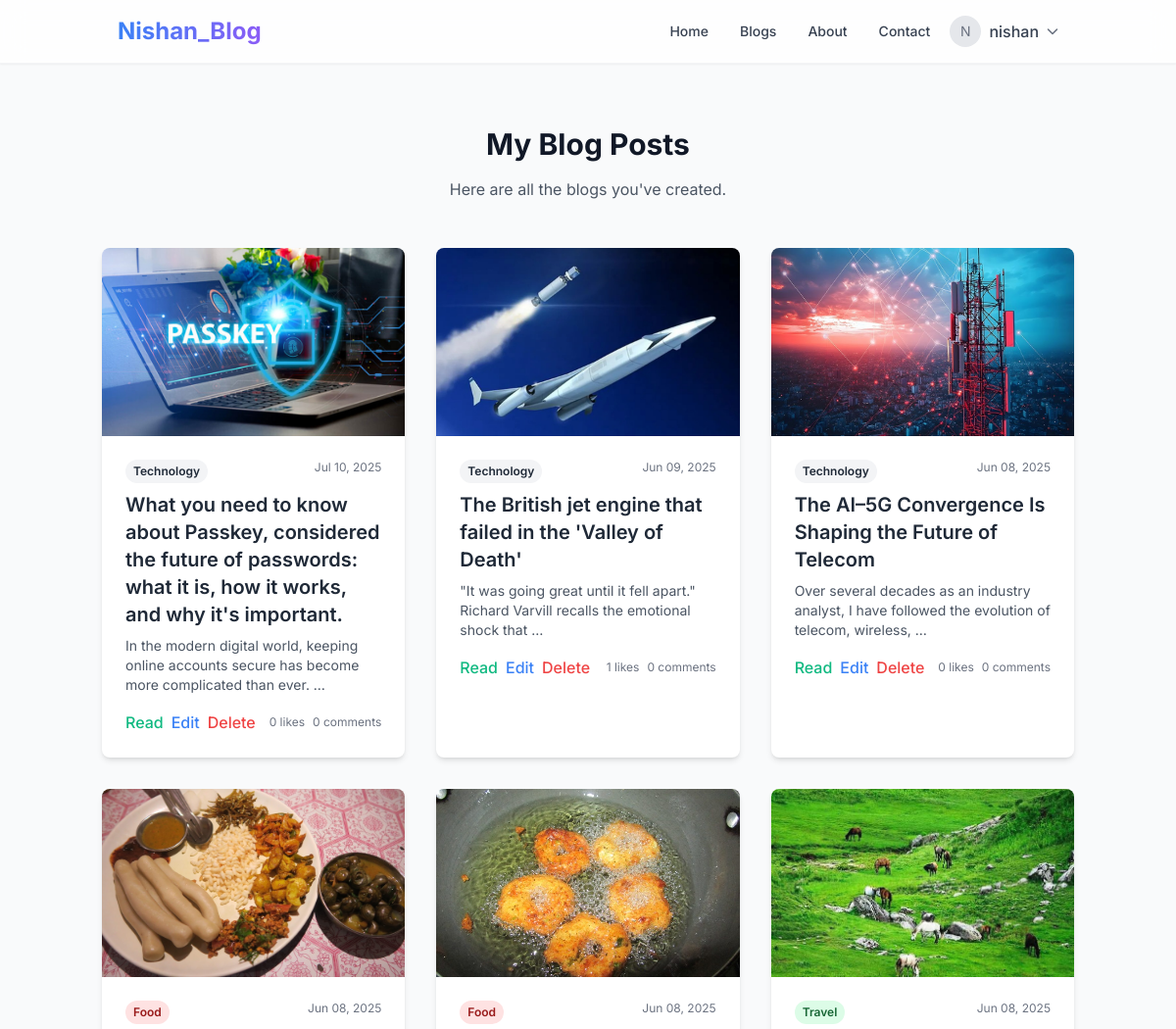
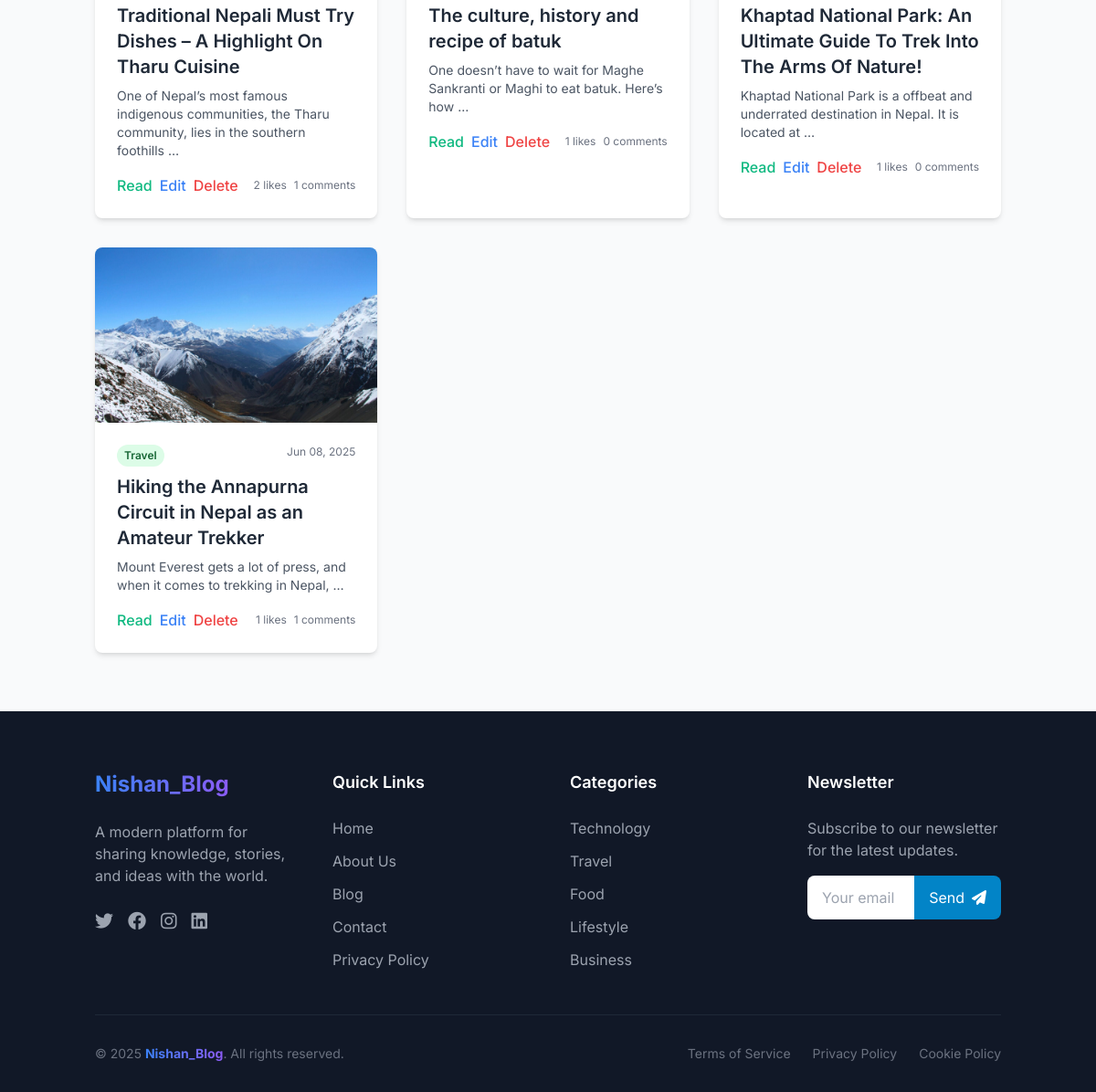
Screenshot of /my_blogs/ (signed in) with the database file from the repository (2 pictures, top to bottom).
### app/models.py (models this page shows, shortened)
class User(AbstractUser):
    roll = models.CharField(max_length=50, blank=True, null=True)
    bio = models.TextField(blank=True)
    profile_picture = models.ImageField(upload_to='profile_pics/', blank=True, null=True)
    twitter = models.URLField(blank=True, null=True)
    linkedin = models.URLField(blank=True, null=True)
    website = models.URLField(blank=True, null=True)
    class Meta:
        verbose_name = 'User'
        verbose_name_plural = 'Users'

class Blog(models.Model):
    CATEGORY_CHOICES = [
        ('Technology', 'Technology'),
        ('Travel', 'Travel'),
        ('Food', 'Food'),
        ('Lifestyle', 'Lifestyle'),
        ('Business', 'Business'),
        ('Other', 'Other'),
    ]
    title = models.CharField(max_length=255)
    content = models.TextField()
    author = models.ForeignKey(User, on_delete=models.CASCADE , related_name='blogs')
    category = models.CharField(max_length=50, choices=CATEGORY_CHOICES, default='Technology')
    image = models.ImageField(upload_to='blog_images/', blank=True, null=True)
    created_at = models.DateTimeField(default=timezone.now)

### app/views.py (the view)
# urls.py: path('my_blogs/', my_blogs, name='my_blogs'),
def my_blogs(request):
    if not request.user.is_authenticated:
        messages.error(request, "You need to be logged in to view your blogs.")
        return redirect('login')
    blogs_list = Blog.objects.filter(author=request.user).order_by('-created_at')
    paginator = Paginator(blogs_list, 9)  # Show 9 blogs per page
    page_number = request.GET.get('page')
    page_obj = paginator.get_page(page_number)
    return render(request, 'app/myblog.html', {'page_obj': page_obj, 'blogs': blogs_list})

### templates/app/myblog.html (shortened to what this page needs)
{% extends 'layout/base.html' %}
{% block content %}
<section class="py-16" id="my-blogs">
    <div class="container mx-auto px-4">
        <div class="text-center mb-12">
            <h2 class="text-3xl font-bold text-gray-900 mb-4">My Blog Posts</h2>
            <p class="text-gray-600 max-w-2xl mx-auto">Here are all the blogs you've created.</p>
        </div>
        <div class="grid md:grid-cols-2 lg:grid-cols-3 gap-8">
            {% for blog in page_obj %}
            <article class="bg-white rounded-lg shadow-md overflow-hidden hover:shadow-lg transition duration-300">
                {% if blog.image %}
                <img src="{{ blog.image.url }}" alt="{{ blog.title }}" class="w-full h-48 object-cover">
                {% else %}
                <img src="https://source.unsplash.com/random/600x400/?{{ blog.category|lower }}" alt="{{ blog.title }}" class="w-full h-48 object-cover">
                {% endif %}
                <div class="p-6">
                    <div class="flex justify-between items-start mb-2">
                        <span class="px-2 py-1 text-xs font-semibold
                            {% if blog.category == 'Technology' %}bg-gray-100 text-gray-800
                            {% elif blog.category == 'Travel' %}bg-green-100 text-green-800
                            {% elif blog.category == 'Food' %}bg-red-100 text-red-800
                            {% else %}bg-blue-100 text-blue-800{% endif %} rounded-full">
                            {{ blog.category }}
                        </span>
                        <span class="text-xs text-gray-500">{{ blog.created_at|date:"M d, Y" }}</span>
                    </div>
                    <h3 class="text-xl font-semibold text-gray-800 mb-2 hover:text-green-600 transition duration-300">
                        <a href="{% url 'blog_detail' blog.id %}">{{ blog.title }}</a>
                    </h3>
                    <p class="text-gray-600 text-sm mb-4">{{ blog.content|striptags|truncatewords:15 }}</p>
                    <div class="flex justify-between items-center">
                        <div class="flex space-x-2">
                            <a href="{% url 'blog_detail' blog.id %}" class="text-green-500 hover:text-green-600 font-medium transition duration-300">
                                Read
                            </a>
                            <a href="{% url 'edit_blog' blog.id %}" class="text-blue-500 hover:text-blue-600 font-medium transition duration-300">
                                Edit
                            </a>
                            <a href="{% url 'delete_blog' blog.id %}" class="text-red-500 hover:text-red-600 font-medium transition duration-300">
                                Delete
                            </a>
                        </div>
                        <div class="flex items-center space-x-2">
                            <span class="text-xs text-gray-500">{{ blog.likes.count }} likes</span>
                            <span class="text-xs text-gray-500">{{ blog.comments.count }} comments</span>
                        </div>
                    </div>
                </div>
            </article>
            {% endfor %}
        </div>
    </div>
</section>
{% endblock %}

### templates/layout/base.html (shortened to what this page needs)
<!DOCTYPE html>
{% load static %}
<html lang="en" class="scroll-smooth">
<head>
    <script src="https://cdn.tailwindcss.com"></script>
    <link rel="stylesheet" href="https://cdnjs.cloudflare.com/ajax/libs/font-awesome/6.4.0/css/all.min.css">
</head>
<body class="min-h-screen flex flex-col bg-gray-50 antialiased">
    <nav class="bg-white/80 backdrop-blur-md shadow-sm sticky top-0 z-40 border-b border-gray-100 transition-all duration-300"
        id="navbar">
        <div class="container mx-auto px-4 sm:px-6 lg:px-8">
            <div class="flex justify-between items-center h-16">
                <div class="flex-shrink-0 flex items-center">
                    <a href="/" class="text-2xl font-bold text-gray-900">
                        <span class="gradient-text">Nishan_Blog</span>
                    </a>
                </div>
                <div class="hidden md:flex items-center space-x-2">
                    <a href="/" class="px-3 py-2 text-sm font-medium transition-all nav-link underline-animation
                              {% if request.resolver_match.url_name == 'home' %}
                                active
                              {% else %}
                                text-gray-700 hover:text-primary-600
                              {% endif %}">
                        Home
                    </a>
                    <a href="/blogs" class="px-3 py-2 text-sm font-medium transition-all nav-link underline-animation
                              {% if request.resolver_match.url_name in 'blog_list' %}
                                       active
                                     {% else %}
                                       text-gray-700 hover:text-primary-600
                                     {% endif %}">
                        Blogs
                    </a>
                    <a href="/about" class="px-3 py-2 text-sm font-medium transition-all nav-link underline-animation
                              {% if request.resolver_match.url_name == 'about' %}
                                active
                              {% else %}
                                text-gray-700 hover:text-primary-600
                              {% endif %}">
                        About
                    </a>
                    <a href="/contact" class="px-3 py-2 text-sm font-medium transition-all nav-link underline-animation
                              {% if request.resolver_match.url_name == 'contact' %}
                                active
                              {% else %}
                                text-gray-700 hover:text-primary-600
                              {% endif %}">
                        Contact
                    </a>
                    <div class="flex items-center space-x-4 ml-4">
                        {% if user.is_authenticated %}
                        <div class="dropdown-container">
                            <button class="flex items-center space-x-2 focus:outline-none">
                                {% if user.profile.image %}
                                <img class="h-8 w-8 rounded-full object-cover" src="{{ user.profile.image.url }}"
                                    alt="{{ user.username }}">
                                {% else %}
                                <div class="h-8 w-8 rounded-full bg-gray-200 flex items-center justify-center">
                                    <span class="text-gray-500 text-sm">{{ user.username|first|upper }}</span>
                                </div>
                                {% endif %}
                                <span class="text-gray-700 font-medium">{{ user.username }}</span>
                                <i class="fas fa-chevron-down text-xs text-gray-500"></i>
                            </button>
                        </div>
                        {% endif %}
                    </div>
                </div>
            </div>
        </div>
    </nav>
    <main class="flex-grow">
        {% block content %}{% endblock %}
    </main>
    <footer class="bg-gray-900 text-white pt-16 pb-8">
        <div class="container mx-auto px-4">
            <div class="grid md:grid-cols-2 lg:grid-cols-4 gap-12 mb-12">
                <div>
                    <h3 class="text-2xl font-bold mb-6">
                        <span class="gradient-text">Nishan_Blog</span>
                    </h3>
                    <p class="text-gray-400 mb-6">A modern platform for sharing knowledge, stories, and ideas with the
                        world.</p>
                    <div class="flex space-x-4">
                        <a href="https://x.com/" class="text-gray-400 hover:text-white text-xl transition-colors">
                            <i class="fab fa-twitter"></i>
                        </a>
                        <a href="https://facebook.com/"
                            class="text-gray-400 hover:text-white text-xl transition-colors">
                            <i class="fab fa-facebook"></i>
                        </a>
                        <a href="https://instagram.com/"
                            class="text-gray-400 hover:text-white text-xl transition-colors">
                            <i class="fab fa-instagram"></i>
                        </a>
                        <a href="https://linkedin.com/"
                            class="text-gray-400 hover:text-white text-xl transition-colors">
                            <i class="fab fa-linkedin"></i>
                        </a>
                    </div>
                </div>
                <div>
                    <h4 class="text-lg font-semibold mb-6">Quick Links</h4>
                    <ul class="space-y-3">
                        <li><a href="/" class="text-gray-400 hover:text-white transition-colors">Home</a></li>
                        <li><a href="/about" class="text-gray-400 hover:text-white transition-colors">About Us</a></li>
                        <li><a href="/blogs" class="text-gray-400 hover:text-white transition-colors">Blog</a></li>
                        <li><a href="/contact" class="text-gray-400 hover:text-white transition-colors">Contact</a></li>
                        <li><a href="/privacy" class="text-gray-400 hover:text-white transition-colors">Privacy
                                Policy</a></li>
                    </ul>
                </div>
                <div>
                    <h4 class="text-lg font-semibold mb-6">Categories</h4>
                    <ul class="space-y-3">
                        <li><a href="/blogs" class="text-gray-400 hover:text-white transition-colors">Technology</a>
                        </li>
                        <li><a href="/blogs" class="text-gray-400 hover:text-white transition-colors">Travel</a></li>
                        <li><a href="/blogs" class="text-gray-400 hover:text-white transition-colors">Food</a></li>
                        <li><a href="/blogs" class="text-gray-400 hover:text-white transition-colors">Lifestyle</a></li>
                        <li><a href="/blogs" class="text-gray-400 hover:text-white transition-colors">Business</a></li>
                    </ul>
                </div>
                <div class="newsletter-widget">
                    <h4 class="text-lg font-semibold mb-6">Newsletter</h4>
                    <p class="text-gray-400 mb-4">Subscribe to our newsletter for the latest updates.</p>
                    <form id="newsletter-form" class="flex">
                        <input type="email" name="email" placeholder="Your email"
                            class="px-4 py-3 rounded-l-lg w-full text-gray-900 focus:outline-none focus:ring-2 focus:ring-primary-500"
                            required aria-label="Email address">
                        <button type="submit"
                            class="bg-primary-600 hover:bg-primary-700 px-4 rounded-r-lg transition-colors flex items-center justify-center"
                            id="submit-btn" aria-label="Subscribe">
                            <span id="btn-text">Send</span>
                            <i class="fas fa-paper-plane ml-2" id="btn-icon"></i>
                        </button>
                    </form>
                </div>
            </div>
            <div class="border-t border-gray-800 pt-8 flex flex-col md:flex-row justify-between items-center">
                <p class="text-gray-500 text-sm mb-4 md:mb-0">© <span class="current-year"></span> <span
                        class="gradient-text font-bold">Nishan_Blog</span>. All rights reserved.</p>
                <div class="flex space-x-6">
                    <a href="{% url 'terms' %}" class="text-gray-500 hover:text-white text-sm transition-colors">Terms
                        of Service</a>
                    <a href="{% url 'privacy' %}"
                        class="text-gray-500 hover:text-white text-sm transition-colors">Privacy Policy</a>
                    <a href="{% url 'cookie_policy' %}"
                        class="text-gray-500 hover:text-white text-sm transition-colors">Cookie Policy</a>
                </div>
            </div>
        </div>
    </footer>
</body>
</html>

### templates/layout/base.html (style rules this page uses)
.gradient-text { background-clip: text; -webkit-background-clip: text; color: transparent; background-image: linear-gradient(90deg, #3b82f6, #8b5cf6); }
html { scroll-behavior: smooth; }
.dropdown-container { position: relative; }
.nav-link { position: relative; transition: all 0.3s ease; }
.underline-animation::after { content: ''; position: absolute; width: 0; height: 2px; bottom: -2px; left: 0; background-color: #0ea5e9; transition: width 0.3s ease; }

### rows the page displays
User: username|first "N", username "nishan"
Blog: image (picture), category "Technology", created_at "Jul 10, 2025", title "What you need to know about Passkey, considered the future of passwords: what it is, how it works, and why it's important.", content "In the modern digital world, keeping online accounts secure has become more complicated than ever. …", likes.count "0", comments.count "0"
Blog: image (picture), category "Technology", created_at "Jun 09, 2025", title "The British jet engine that failed in the 'Valley of Death'", content "\"It was going great until it fell apart.\" Richard Varvill recalls the emotional shock that …", likes.count "1", comments.count "0"
Blog: image (picture), category "Technology", created_at "Jun 08, 2025", title "The AI–5G Convergence Is Shaping the Future of Telecom", content "Over several decades as an industry analyst, I have followed the evolution of telecom, wireless, …", likes.count "0", comments.count "0"
Blog: image (picture), category "Food", created_at "Jun 08, 2025", title "Traditional Nepali Must Try Dishes – A Highlight On Tharu Cuisine", content "One of Nepal’s most famous indigenous communities, the Tharu community, lies in the southern foothills …", likes.count "2", comments.count "1"
Blog: image (picture), category "Food", created_at "Jun 08, 2025", title "The culture, history and recipe of batuk", content "One doesn’t have to wait for Maghe Sankranti or Maghi to eat batuk. Here’s how …", likes.count "1", comments.count "0"
Blog: image (picture), category "Travel", created_at "Jun 08, 2025", title "Khaptad National Park: An Ultimate Guide To Trek Into The Arms Of Nature!", content "Khaptad National Park is a offbeat and underrated destination in Nepal. It is located at …", likes.count "1", comments.count "0"
Blog: image (picture), category "Travel", created_at "Jun 08, 2025", title "Hiking the Annapurna Circuit in Nepal as an Amateur Trekker", content "Mount Everest gets a lot of press, and when it comes to trekking in Nepal, …", likes.count "1", comments.count "1"
